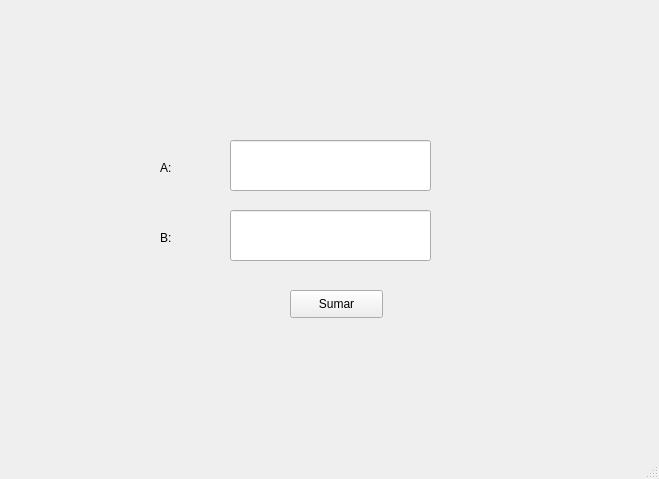
<?xml version="1.0" encoding="UTF-8"?>
<ui version="4.0">
 <class>MainWindow</class>
 <widget class="QMainWindow" name="MainWindow">
  <property name="geometry">
   <rect>
    <x>0</x>
    <y>0</y>
    <width>659</width>
    <height>479</height>
   </rect>
  </property>
  <property name="windowTitle">
   <string>MainWindow</string>
  </property>
  <widget class="QWidget" name="centralwidget">
   <widget class="QLabel" name="lbl_logoUAT">
    <property name="geometry">
     <rect>
      <x>30</x>
      <y>10</y>
      <width>181</width>
      <height>71</height>
     </rect>
    </property>
    <property name="text">
     <string/>
    </property>
    <property name="pixmap">
     <pixmap resource="../../recursos.qrc">:/logo/Imagenes/UAT-Escudo-2024.png</pixmap>
    </property>
    <property name="scaledContents">
     <bool>true</bool>
    </property>
   </widget>
   <widget class="QLabel" name="lbl_logoFIT">
    <property name="geometry">
     <rect>
      <x>410</x>
      <y>20</y>
      <width>211</width>
      <height>61</height>
     </rect>
    </property>
    <property name="text">
     <string/>
    </property>
    <property name="pixmap">
     <pixmap resource="../../recursos.qrc">:/logo/Imagenes/LogoFIT.png</pixmap>
    </property>
    <property name="scaledContents">
     <bool>true</bool>
    </property>
   </widget>
   <widget class="QLabel" name="lbl_logoCT">
    <property name="geometry">
     <rect>
      <x>570</x>
      <y>360</y>
      <width>71</width>
      <height>51</height>
     </rect>
    </property>
    <property name="text">
     <string/>
    </property>
    <property name="pixmap">
     <pixmap resource="../../recursos.qrc">:/logo/Imagenes/logoCT.png</pixmap>
    </property>
    <property name="scaledContents">
     <bool>true</bool>
    </property>
   </widget>
   <widget class="QLineEdit" name="txt_a">
    <property name="geometry">
     <rect>
      <x>230</x>
      <y>140</y>
      <width>201</width>
      <height>51</height>
     </rect>
    </property>
    <property name="styleSheet">
     <string notr="true">font: 9pt &quot;Yu Gothic UI&quot;;</string>
    </property>
    <property name="alignment">
     <set>Qt::AlignCenter</set>
    </property>
   </widget>
   <widget class="QPushButton" name="btn_sumar">
    <property name="geometry">
     <rect>
      <x>290</x>
      <y>290</y>
      <width>93</width>
      <height>28</height>
     </rect>
    </property>
    <property name="text">
     <string>Sumar</string>
    </property>
   </widget>
   <widget class="QLineEdit" name="txt_b">
    <property name="geometry">
     <rect>
      <x>230</x>
      <y>210</y>
      <width>201</width>
      <height>51</height>
     </rect>
    </property>
    <property name="styleSheet">
     <string notr="true">font: 9pt &quot;Yu Gothic UI&quot;;</string>
    </property>
    <property name="alignment">
     <set>Qt::AlignCenter</set>
    </property>
   </widget>
   <widget class="QLabel" name="label">
    <property name="geometry">
     <rect>
      <x>160</x>
      <y>160</y>
      <width>55</width>
      <height>16</height>
     </rect>
    </property>
    <property name="styleSheet">
     <string notr="true">font: 9pt &quot;Yu Gothic UI&quot;;
</string>
    </property>
    <property name="text">
     <string>A:</string>
    </property>
   </widget>
   <widget class="QLabel" name="label_2">
    <property name="geometry">
     <rect>
      <x>160</x>
      <y>230</y>
      <width>55</width>
      <height>16</height>
     </rect>
    </property>
    <property name="styleSheet">
     <string notr="true">font: 9pt &quot;Yu Gothic UI&quot;;
</string>
    </property>
    <property name="text">
     <string>B:</string>
    </property>
   </widget>
  </widget>
  <widget class="QMenuBar" name="menubar">
   <property name="geometry">
    <rect>
     <x>0</x>
     <y>0</y>
     <width>659</width>
     <height>26</height>
    </rect>
   </property>
  </widget>
  <widget class="QStatusBar" name="statusbar"/>
 </widget>
 <resources>
  <include location="../../recursos.qrc"/>
 </resources>
 <connections/>
</ui>
